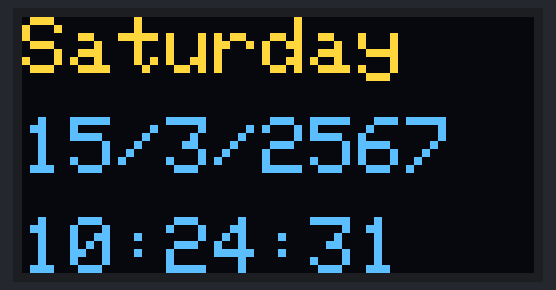
This sketch was run on a simulated ESP32. Shown: 128×64 one-colour display. The OLED is the two-colour kind (top 16 rows yellow); WiFi joins after 1.5 s; servers stay silent unless stated; the local clock reads 2024-03-15 10:24:30 at power-on unless the sketch sets it; what the sketch prints to the serial monitor is not drawn.

Above: at 1.6 s.
At 5.7 s:
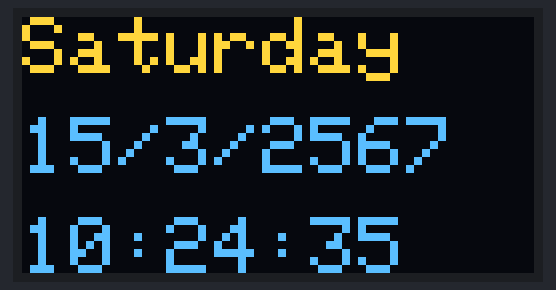
At 10.8 s:
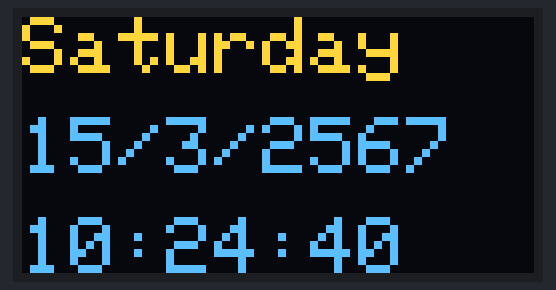
At 20.1 s:
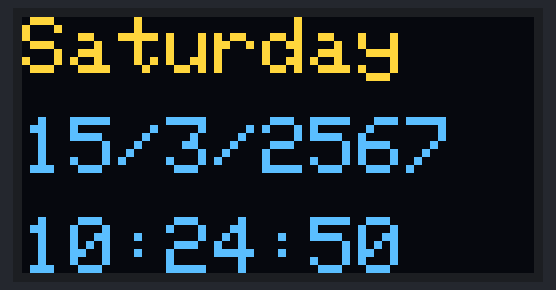
At 29.3 s:
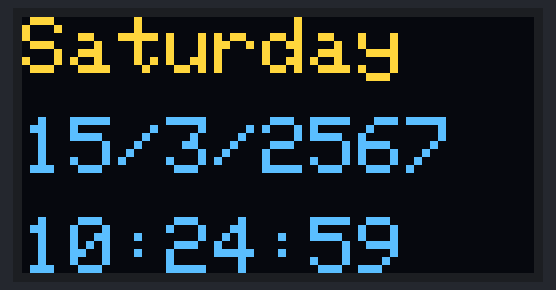
At 38.5 s:
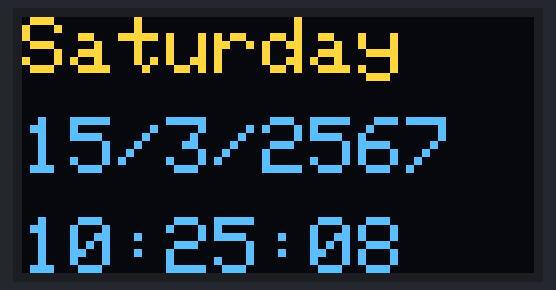

The sketch:

ESP32_OLED.ino
```cpp
#include <WiFi.h>
#include <time.h>
#include <Adafruit_GFX.h>
#include <Adafruit_SSD1306.h>

#define SCREEN_WIDTH 128
#define SCREEN_HEIGHT 64
#define OLED_RESET    -1
Adafruit_SSD1306 display(SCREEN_WIDTH, SCREEN_HEIGHT, &Wire, OLED_RESET);

const char* ssid = "your wifi ssid";
const char* password = "your wifi password";

const char* ntpServer1 = "pool.ntp.org";
const char* ntpServer2 = "time.nist.gov";
const long gmtOffset_sec = 25200; // UTC+7
const int daylightOffset_sec = 0; // No daylight saving time in UTC+7

// English day names
const char* en_dayNames[] = {"Sunday", "Monday", "Tuesday", "Wednesday", "Thursday", "Friday", "Saturday"};

// Thai day names
const char* th_dayNames[] = {"อาทิตย์", "จันทร์", "อังคาร", "พุธ", "พฤหัสบดี", "ศุกร์", "เสาร์"};

// Thai month names
const char* th_monthNames[] = {"มกราคม", "กุมภาพันธ์", "มีนาคม", "เมษายน", "พฤษภาคม", "มิถุนายน", "กรกฎาคม", "สิงหาคม", "กันยายน", "ตุลาคม", "พฤศจิกายน", "ธันวาคม"};


void printLocalTime() {

  struct tm timeinfo;
  if (!getLocalTime(&timeinfo)) {
    Serial.println("No time available (yet)");
    return;
  }

  // Calculate day index (0 for Sunday, 1 for Monday, ..., 6 for Saturday)
  int dayIndex = (timeinfo.tm_wday+1) % 7;

  // Print Thai date and time on Serial monitor
  Serial.print("วัน");
  Serial.print(th_dayNames[timeinfo.tm_wday]);
  Serial.print(", ");
  Serial.print(timeinfo.tm_mday);
  Serial.print(" ");
  Serial.print(th_monthNames[timeinfo.tm_mon]);
  Serial.print(" ");
  Serial.print(timeinfo.tm_year + 1900 + 543);
  Serial.print(" ");
  Serial.print(timeinfo.tm_hour);
  Serial.print(":");
  if (timeinfo.tm_min < 10) {
    Serial.print("0");
  }
  Serial.print(timeinfo.tm_min);
  Serial.print(":");
  if (timeinfo.tm_sec < 10) {
    Serial.print("0");
  }
  Serial.println(timeinfo.tm_sec);

  // Display English date and time on OLED
  display.clearDisplay();
  display.setTextSize(2);
  display.setTextColor(SSD1306_WHITE);
  display.setCursor(0, 0);
  //display.print("Day: ");
  display.print(en_dayNames[dayIndex]); // Display day name
  display.setCursor(0, 25);
  //display.print("Date: ");
  display.print(timeinfo.tm_mday);
  display.print("/");
  display.print(timeinfo.tm_mon+1);
  display.print("/");
  display.print(timeinfo.tm_year + 1900+543);
  display.setCursor(0, 50);
  //display.print("Time: ");
  display.print(timeinfo.tm_hour);
  display.print(":");
  if (timeinfo.tm_min < 10) {
    display.print("0");
  }
  display.print(timeinfo.tm_min);
  display.print(":");
  if (timeinfo.tm_sec < 10) {
    display.print("0");
  }
  display.println(timeinfo.tm_sec);

  display.display();
}


void setup() {
  Serial.begin(115200);

  if (!display.begin(SSD1306_SWITCHCAPVCC, 0x3C)) {
    Serial.println(F("SSD1306 allocation failed"));
    for (;;);
  }

  // Set NTP server
  configTime(gmtOffset_sec, daylightOffset_sec, ntpServer1, ntpServer2);

  // Connect to WiFi
  Serial.printf("Connecting to %s ", ssid);
  WiFi.begin(ssid, password);
  while (WiFi.status() != WL_CONNECTED) {
    delay(500);
    Serial.print(".");
  }
  Serial.println(" CONNECTED");
  // Print IP address
  Serial.print("IP address: ");
  Serial.println(WiFi.localIP());
}

void loop() {
  printLocalTime(); // Display current time on OLED
  delay(1000);      // Update every second
}
```

Measured:
- what the display in image 0 shows lasts 1.0 s, from 1.6 s to 2.6 s
